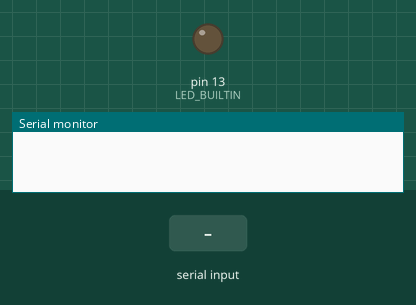
This sketch was run on a simulated Arduino Uno, built with avr-gcc and run on an emulated ATmega328P. On the bench: output pins drawn as LEDs (lit = HIGH), the last lines printed to the serial monitor. Dashed ring = blinking. Inputs (shaded band) come from the test bench.

Above: at 1.2 s.
1.3 s: "5\n" received over Serial
At 1.4 s:
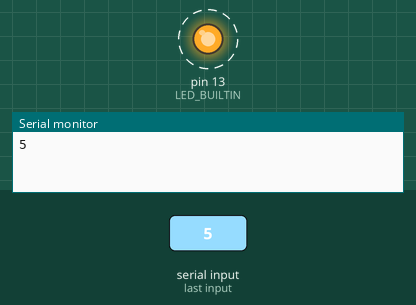
Timing chart, 0 to 4.6 s (numbered marks = the images above; inputs shaded):
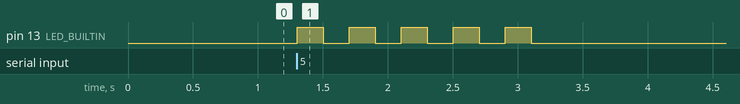

Measured:
- after the input at 1.3 s, pin 13 (LED_BUILTIN): alternates HIGH for 0.20 s and LOW for 0.20 s, 10 changes in all, then stays LOW, starting at once

The sketch:

serial_send_integer.ino
```cpp
/*
  Serial Send Integer

  Reads an integer value between 1 and 9 using the usb serial,
  then writes that same number to the serial, and blinks the builtin
  led that number of times.
  This a test to connect a Raspberry to an Arduino, and check if the
  connection works

  The circuit:
  - Arduino Uno
  - Raspberry pi

  Created 12 Oct 2025
  By Sebastian Duque
*/

void setup() {
  pinMode(LED_BUILTIN, OUTPUT);
  Serial.begin(9600);
}

void blink(int n) {
  for (int i = 0; i < n; i++) {
    digitalWrite(LED_BUILTIN, HIGH);
    delay(200);
    digitalWrite(LED_BUILTIN, LOW);
    delay(200);
  }
}

void loop() {
  int n = Serial.parseInt();
  if (n > 0 && n < 10) {
    Serial.print(n);
    blink(n);
  }
}
```
